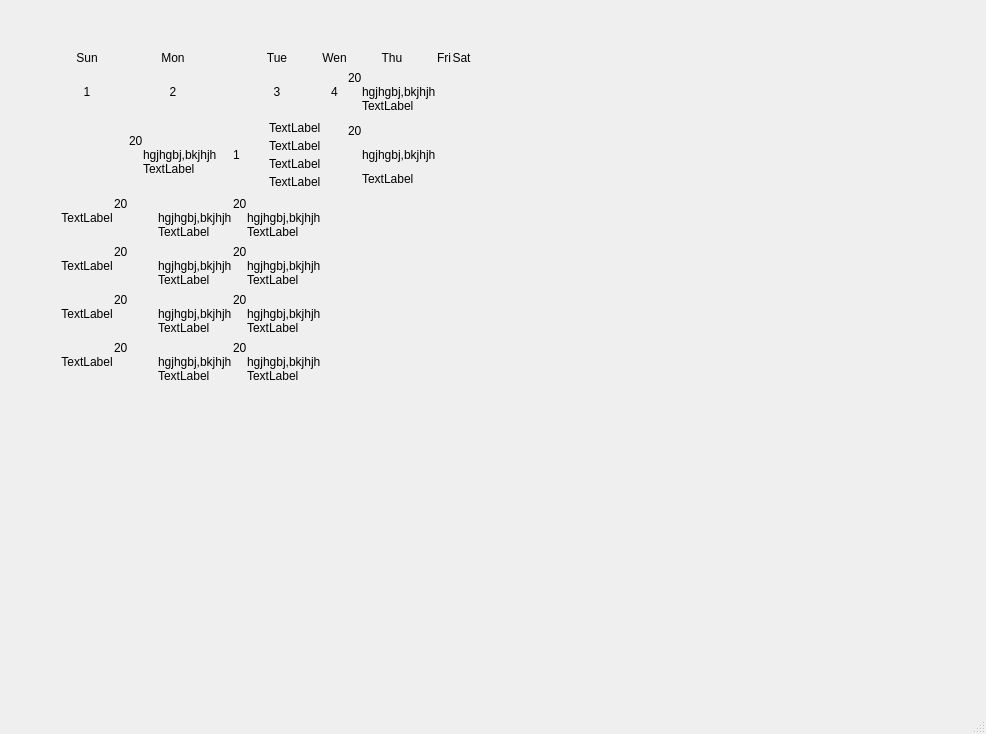
<?xml version="1.0" encoding="UTF-8"?>
<ui version="4.0">
 <class>MainWindow</class>
 <widget class="QMainWindow" name="MainWindow">
  <property name="geometry">
   <rect>
    <x>0</x>
    <y>0</y>
    <width>986</width>
    <height>734</height>
   </rect>
  </property>
  <property name="windowTitle">
   <string>MainWindow</string>
  </property>
  <widget class="QWidget" name="centralwidget">
   <widget class="QWidget" name="gridWidget" native="true">
    <property name="geometry">
     <rect>
      <x>60</x>
      <y>50</y>
      <width>891</width>
      <height>611</height>
     </rect>
    </property>
    <property name="focusPolicy">
     <enum>Qt::NoFocus</enum>
    </property>
    <property name="autoFillBackground">
     <bool>true</bool>
    </property>
    <layout class="QGridLayout" name="gridLayout">
     <property name="sizeConstraint">
      <enum>QLayout::SetFixedSize</enum>
     </property>
     <property name="leftMargin">
      <number>1</number>
     </property>
     <property name="topMargin">
      <number>1</number>
     </property>
     <property name="rightMargin">
      <number>1</number>
     </property>
     <property name="bottomMargin">
      <number>1</number>
     </property>
     <property name="horizontalSpacing">
      <number>1</number>
     </property>
     <item row="2" column="2">
      <layout class="QHBoxLayout" name="horizontalLayout_2" stretch="0,0">
       <property name="sizeConstraint">
        <enum>QLayout::SetNoConstraint</enum>
       </property>
       <item>
        <widget class="QLabel" name="label_23">
         <property name="text">
          <string>1</string>
         </property>
        </widget>
       </item>
       <item>
        <layout class="QVBoxLayout" name="verticalLayout" stretch="0,0,0,0">
         <item>
          <widget class="QLabel" name="label_19">
           <property name="text">
            <string>TextLabel</string>
           </property>
          </widget>
         </item>
         <item>
          <widget class="QLabel" name="label_22">
           <property name="text">
            <string>TextLabel</string>
           </property>
          </widget>
         </item>
         <item>
          <widget class="QLabel" name="label_20">
           <property name="text">
            <string>TextLabel</string>
           </property>
          </widget>
         </item>
         <item>
          <widget class="QLabel" name="label_21">
           <property name="text">
            <string>TextLabel</string>
           </property>
          </widget>
         </item>
        </layout>
       </item>
      </layout>
     </item>
     <item row="1" column="2">
      <widget class="QLabel" name="label_4">
       <property name="text">
        <string>3</string>
       </property>
       <property name="alignment">
        <set>Qt::AlignCenter</set>
       </property>
      </widget>
     </item>
     <item row="0" column="1">
      <widget class="QLabel" name="label">
       <property name="text">
        <string>Mon</string>
       </property>
       <property name="alignment">
        <set>Qt::AlignCenter</set>
       </property>
      </widget>
     </item>
     <item row="0" column="3">
      <widget class="QLabel" name="label_5">
       <property name="text">
        <string>Wen</string>
       </property>
       <property name="alignment">
        <set>Qt::AlignCenter</set>
       </property>
      </widget>
     </item>
     <item row="5" column="0">
      <widget class="QLabel" name="label_14">
       <property name="text">
        <string>TextLabel</string>
       </property>
       <property name="alignment">
        <set>Qt::AlignCenter</set>
       </property>
      </widget>
     </item>
     <item row="0" column="2">
      <widget class="QLabel" name="label_2">
       <property name="text">
        <string>Tue</string>
       </property>
       <property name="alignment">
        <set>Qt::AlignCenter</set>
       </property>
      </widget>
     </item>
     <item row="1" column="4">
      <layout class="QGridLayout" name="gridLayout_3" columnminimumwidth="0,7">
       <item row="0" column="0">
        <widget class="QLabel" name="label_24">
         <property name="text">
          <string>20</string>
         </property>
        </widget>
       </item>
       <item row="2" column="1">
        <widget class="QLabel" name="label_25">
         <property name="text">
          <string>TextLabel</string>
         </property>
        </widget>
       </item>
       <item row="1" column="1">
        <widget class="QLabel" name="label_26">
         <property name="text">
          <string>hgjhgbj,bkjhjh</string>
         </property>
        </widget>
       </item>
      </layout>
     </item>
     <item row="0" column="5">
      <widget class="QLabel" name="label_8">
       <property name="text">
        <string>Fri</string>
       </property>
       <property name="alignment">
        <set>Qt::AlignCenter</set>
       </property>
      </widget>
     </item>
     <item row="6" column="0">
      <widget class="QLabel" name="label_15">
       <property name="text">
        <string>TextLabel</string>
       </property>
       <property name="alignment">
        <set>Qt::AlignCenter</set>
       </property>
      </widget>
     </item>
     <item row="0" column="6">
      <widget class="QLabel" name="label_9">
       <property name="text">
        <string>Sat</string>
       </property>
       <property name="alignment">
        <set>Qt::AlignCenter</set>
       </property>
      </widget>
     </item>
     <item row="3" column="1">
      <layout class="QGridLayout" name="gridLayout_8" columnminimumwidth="0,7">
       <item row="0" column="0">
        <widget class="QLabel" name="label_36">
         <property name="text">
          <string>20</string>
         </property>
        </widget>
       </item>
       <item row="2" column="1">
        <widget class="QLabel" name="label_40">
         <property name="text">
          <string>TextLabel</string>
         </property>
        </widget>
       </item>
       <item row="1" column="1">
        <widget class="QLabel" name="label_41">
         <property name="text">
          <string>hgjhgbj,bkjhjh</string>
         </property>
        </widget>
       </item>
      </layout>
     </item>
     <item row="4" column="1">
      <layout class="QGridLayout" name="gridLayout_9" columnminimumwidth="0,7">
       <item row="0" column="0">
        <widget class="QLabel" name="label_42">
         <property name="text">
          <string>20</string>
         </property>
        </widget>
       </item>
       <item row="2" column="1">
        <widget class="QLabel" name="label_43">
         <property name="text">
          <string>TextLabel</string>
         </property>
        </widget>
       </item>
       <item row="1" column="1">
        <widget class="QLabel" name="label_44">
         <property name="text">
          <string>hgjhgbj,bkjhjh</string>
         </property>
        </widget>
       </item>
      </layout>
     </item>
     <item row="3" column="0">
      <widget class="QLabel" name="label_12">
       <property name="text">
        <string>TextLabel</string>
       </property>
       <property name="alignment">
        <set>Qt::AlignCenter</set>
       </property>
      </widget>
     </item>
     <item row="1" column="0">
      <widget class="QLabel" name="label_11">
       <property name="text">
        <string>1</string>
       </property>
       <property name="alignment">
        <set>Qt::AlignCenter</set>
       </property>
      </widget>
     </item>
     <item row="6" column="2">
      <layout class="QGridLayout" name="gridLayout_14" columnminimumwidth="0,7">
       <item row="0" column="0">
        <widget class="QLabel" name="label_57">
         <property name="text">
          <string>20</string>
         </property>
        </widget>
       </item>
       <item row="2" column="1">
        <widget class="QLabel" name="label_58">
         <property name="text">
          <string>TextLabel</string>
         </property>
        </widget>
       </item>
       <item row="1" column="1">
        <widget class="QLabel" name="label_59">
         <property name="text">
          <string>hgjhgbj,bkjhjh</string>
         </property>
        </widget>
       </item>
      </layout>
     </item>
     <item row="0" column="4">
      <widget class="QLabel" name="label_7">
       <property name="text">
        <string>Thu</string>
       </property>
       <property name="alignment">
        <set>Qt::AlignCenter</set>
       </property>
      </widget>
     </item>
     <item row="1" column="3">
      <widget class="QLabel" name="label_6">
       <property name="text">
        <string>4</string>
       </property>
       <property name="alignment">
        <set>Qt::AlignCenter</set>
       </property>
      </widget>
     </item>
     <item row="5" column="1">
      <layout class="QGridLayout" name="gridLayout_12" columnminimumwidth="0,7">
       <item row="0" column="0">
        <widget class="QLabel" name="label_51">
         <property name="text">
          <string>20</string>
         </property>
        </widget>
       </item>
       <item row="2" column="1">
        <widget class="QLabel" name="label_52">
         <property name="text">
          <string>TextLabel</string>
         </property>
        </widget>
       </item>
       <item row="1" column="1">
        <widget class="QLabel" name="label_53">
         <property name="text">
          <string>hgjhgbj,bkjhjh</string>
         </property>
        </widget>
       </item>
      </layout>
     </item>
     <item row="3" column="2">
      <layout class="QGridLayout" name="gridLayout_6" columnminimumwidth="0,7">
       <item row="0" column="0">
        <widget class="QLabel" name="label_33">
         <property name="text">
          <string>20</string>
         </property>
        </widget>
       </item>
       <item row="2" column="1">
        <widget class="QLabel" name="label_34">
         <property name="text">
          <string>TextLabel</string>
         </property>
        </widget>
       </item>
       <item row="1" column="1">
        <widget class="QLabel" name="label_35">
         <property name="text">
          <string>hgjhgbj,bkjhjh</string>
         </property>
        </widget>
       </item>
      </layout>
     </item>
     <item row="1" column="1">
      <widget class="QLabel" name="label_3">
       <property name="text">
        <string>2</string>
       </property>
       <property name="alignment">
        <set>Qt::AlignCenter</set>
       </property>
      </widget>
     </item>
     <item row="4" column="0">
      <widget class="QLabel" name="label_13">
       <property name="text">
        <string>TextLabel</string>
       </property>
       <property name="alignment">
        <set>Qt::AlignCenter</set>
       </property>
      </widget>
     </item>
     <item row="4" column="2">
      <layout class="QGridLayout" name="gridLayout_10" columnminimumwidth="0,7">
       <item row="0" column="0">
        <widget class="QLabel" name="label_45">
         <property name="text">
          <string>20</string>
         </property>
        </widget>
       </item>
       <item row="2" column="1">
        <widget class="QLabel" name="label_46">
         <property name="text">
          <string>TextLabel</string>
         </property>
        </widget>
       </item>
       <item row="1" column="1">
        <widget class="QLabel" name="label_47">
         <property name="text">
          <string>hgjhgbj,bkjhjh</string>
         </property>
        </widget>
       </item>
      </layout>
     </item>
     <item row="0" column="0">
      <widget class="QLabel" name="label_10">
       <property name="text">
        <string>Sun</string>
       </property>
       <property name="alignment">
        <set>Qt::AlignCenter</set>
       </property>
      </widget>
     </item>
     <item row="2" column="4">
      <layout class="QGridLayout" name="gridLayout_5" columnminimumwidth="0,7">
       <item row="0" column="0">
        <widget class="QLabel" name="label_30">
         <property name="text">
          <string>20</string>
         </property>
        </widget>
       </item>
       <item row="2" column="1">
        <widget class="QLabel" name="label_31">
         <property name="text">
          <string>TextLabel</string>
         </property>
        </widget>
       </item>
       <item row="1" column="1">
        <widget class="QLabel" name="label_32">
         <property name="text">
          <string>hgjhgbj,bkjhjh</string>
         </property>
        </widget>
       </item>
      </layout>
     </item>
     <item row="5" column="2">
      <layout class="QGridLayout" name="gridLayout_11" columnminimumwidth="0,7">
       <item row="0" column="0">
        <widget class="QLabel" name="label_48">
         <property name="text">
          <string>20</string>
         </property>
        </widget>
       </item>
       <item row="2" column="1">
        <widget class="QLabel" name="label_49">
         <property name="text">
          <string>TextLabel</string>
         </property>
        </widget>
       </item>
       <item row="1" column="1">
        <widget class="QLabel" name="label_50">
         <property name="text">
          <string>hgjhgbj,bkjhjh</string>
         </property>
        </widget>
       </item>
      </layout>
     </item>
     <item row="2" column="3">
      <layout class="QHBoxLayout" name="horizontalLayout"/>
     </item>
     <item row="6" column="1">
      <layout class="QGridLayout" name="gridLayout_13" columnminimumwidth="0,7">
       <item row="0" column="0">
        <widget class="QLabel" name="label_54">
         <property name="text">
          <string>20</string>
         </property>
        </widget>
       </item>
       <item row="2" column="1">
        <widget class="QLabel" name="label_55">
         <property name="text">
          <string>TextLabel</string>
         </property>
        </widget>
       </item>
       <item row="1" column="1">
        <widget class="QLabel" name="label_56">
         <property name="text">
          <string>hgjhgbj,bkjhjh</string>
         </property>
        </widget>
       </item>
      </layout>
     </item>
     <item row="2" column="1">
      <layout class="QGridLayout" name="gridLayout_2" columnminimumwidth="0,7">
       <property name="leftMargin">
        <number>15</number>
       </property>
       <property name="topMargin">
        <number>15</number>
       </property>
       <property name="rightMargin">
        <number>15</number>
       </property>
       <property name="bottomMargin">
        <number>15</number>
       </property>
       <item row="0" column="0">
        <widget class="QLabel" name="label_16">
         <property name="text">
          <string>20</string>
         </property>
        </widget>
       </item>
       <item row="2" column="1">
        <widget class="QLabel" name="label_18">
         <property name="text">
          <string>TextLabel</string>
         </property>
        </widget>
       </item>
       <item row="1" column="1">
        <widget class="QLabel" name="label_17">
         <property name="text">
          <string>hgjhgbj,bkjhjh</string>
         </property>
        </widget>
       </item>
      </layout>
     </item>
    </layout>
   </widget>
  </widget>
  <widget class="QMenuBar" name="menubar">
   <property name="geometry">
    <rect>
     <x>0</x>
     <y>0</y>
     <width>986</width>
     <height>26</height>
    </rect>
   </property>
  </widget>
  <widget class="QStatusBar" name="statusbar"/>
 </widget>
 <resources/>
 <connections/>
</ui>
